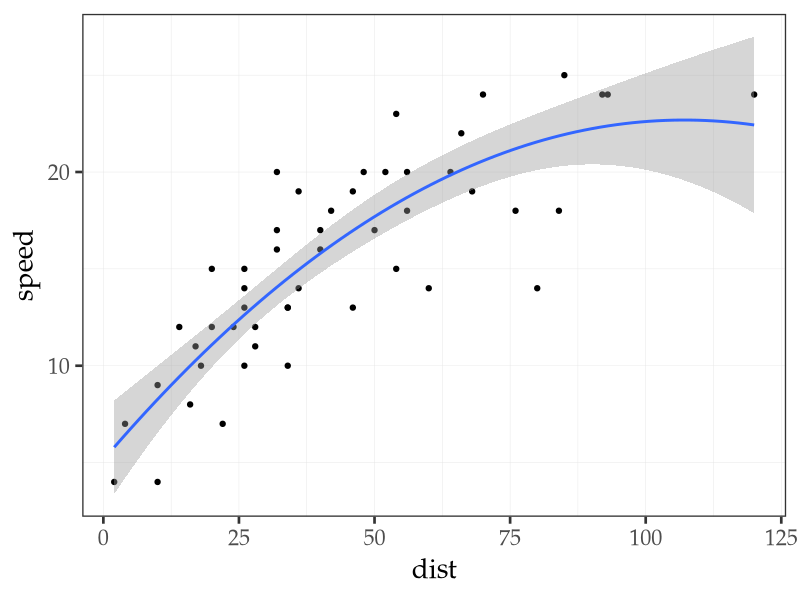
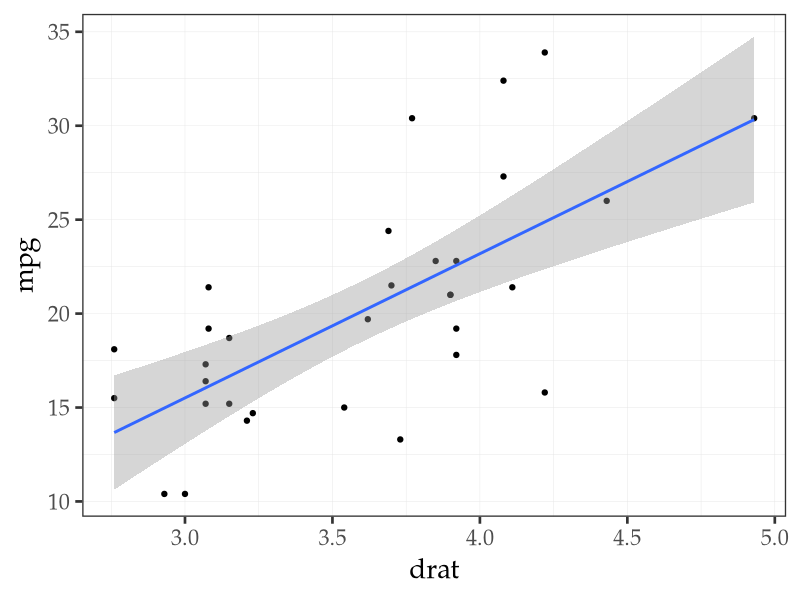

Recreate these plots in R, in order.
## ---- chunk 1
#| label: fig-code-ex
#| fig.cap: Example caption.
#| echo: true
#| code-line-numbers: "|1|2|3|4|5|6|"
#| output-location: slide

library("tidyverse")
ggplot(cars) + 
  aes(x = dist, y = speed) + 
  geom_point() + 
  geom_smooth(method = 'lm', formula = y ~ poly(x, 2)) + 
  theme_bw(base_family = "Palatino", base_size = 20) + 
  theme(
    panel.grid.major = element_line(colour = 'grey90', size = 0.15),
    panel.grid.minor = element_line(colour = 'grey90', size = 0.15)
  )
## ---- chunk 2
#| label: build-fig-tabset
#| echo: true
plot_tabs <- mtcars |>
  ggplot() + 
  aes(x = drat, y = mpg) + 
  geom_point() + 
  geom_smooth(method = lm, formula = "y ~ x") + 
  theme_bw(base_family = "Palatino", base_size = 20) + 
  theme(
    panel.grid.major = element_line(colour = 'grey90', size = 0.15),
    panel.grid.minor = element_line(colour = 'grey90', size = 0.15)
  )
## ---- chunk 3
#| label: fig-tabset
#| fig.cap: Tabset plot
plot_tabs
